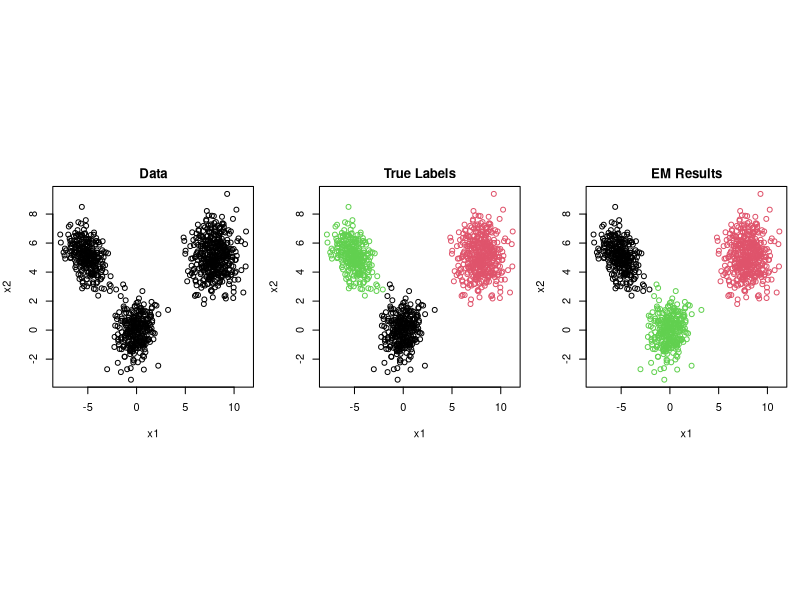

Generate this figure with R:
# ===============================
# Plot EM clustering results
# ===============================

data <- read.csv("./datasets/gmm_data_with_labels.csv")
em_results <- read.csv("./results/em_results.csv")

# Save as PNG
pdf("./results/em_clustering_comparison.pdf", width = 12, height = 4)
# png("./results/em_clustering_comparison.png", width = 1200, height = 400)

# Create a single figure with 3 subplots
par(mfrow = c(1, 3), pty = "s", mar = c(4, 4, 2, 1))
# Left: Data only
plot(data$x1, data$x2, main = "Data", xlab = "x1", ylab = "x2",
     xlim = c(min(data$x1, em_results$x1), max(data$x1, em_results$x1)),
     ylim = c(min(data$x2, em_results$x2), max(data$x2, em_results$x2)))

# Center: Data with true labels
plot(data$x1, data$x2, col = data$label,
     main = "True Labels", xlab = "x1", ylab = "x2",
     xlim = c(min(data$x1, em_results$x1), max(data$x1, em_results$x1)),
     ylim = c(min(data$x2, em_results$x2), max(data$x2, em_results$x2)))

# Right: EM clustering results
plot(em_results$x1, em_results$x2, col = em_results$label,
     main = "EM Results", xlab = "x1", ylab = "x2",
     xlim = c(min(data$x1, em_results$x1), max(data$x1, em_results$x1)),
     ylim = c(min(data$x2, em_results$x2), max(data$x2, em_results$x2)))

# Reset layout
par(mfrow = c(1, 1))
dev.off()
